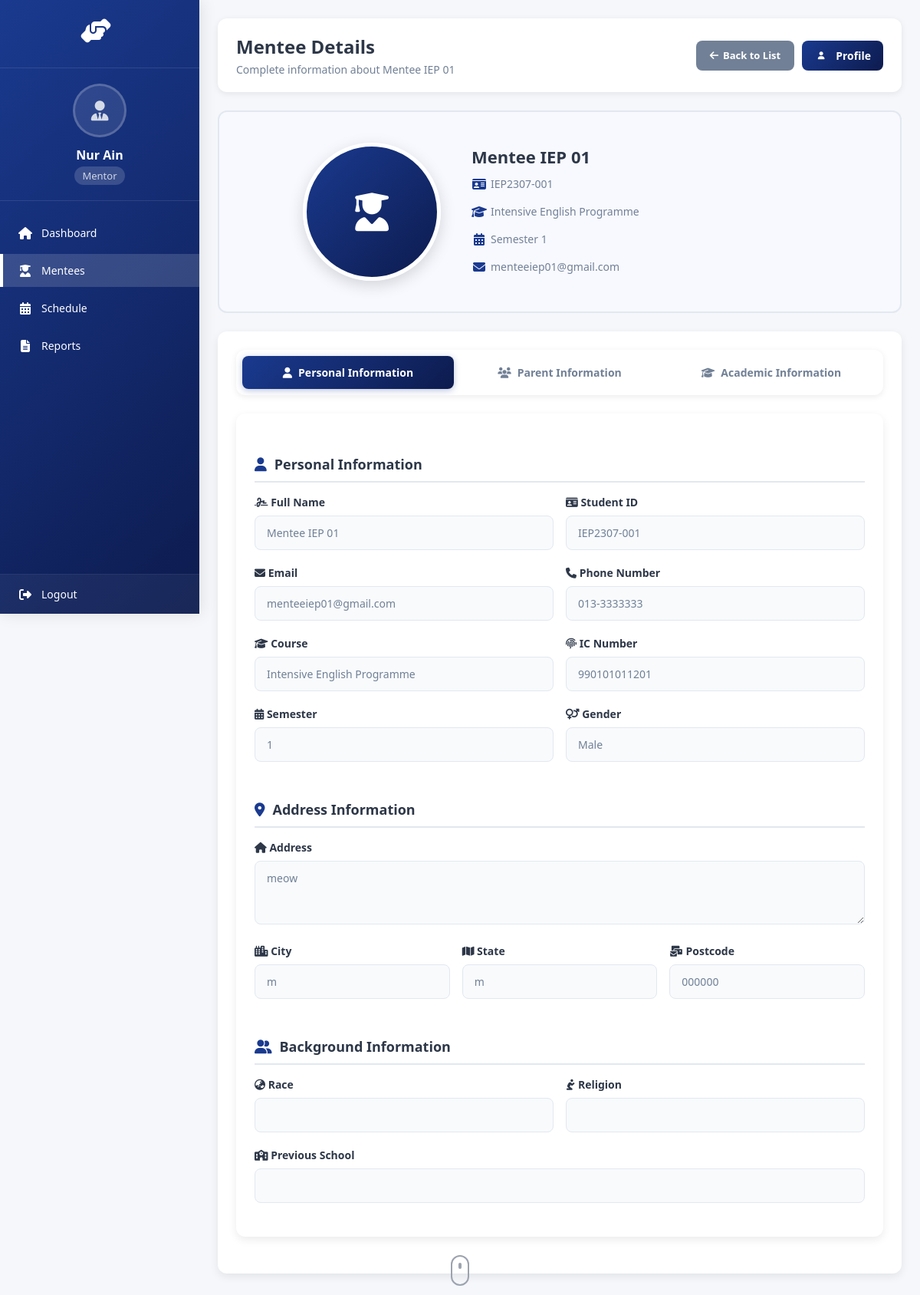
Page /mmms/mentor/mentees/view/IEP2307-001/ (signed in) on the earlier database version.
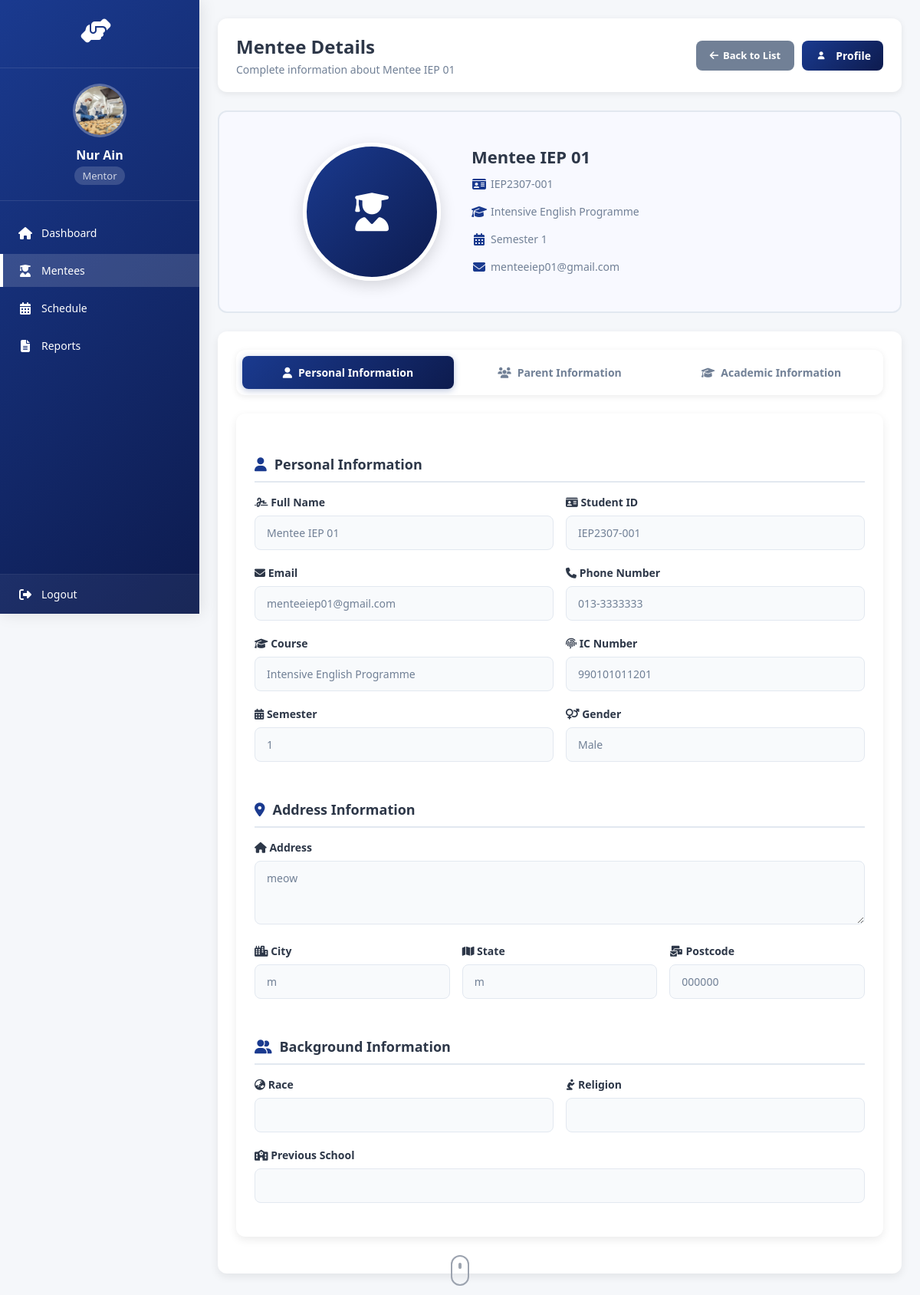
Same page on the later database version.
### system/models.py (models this page shows, shortened)
class Mentor(models.Model):
    user = models.OneToOneField(settings.AUTH_USER_MODEL, on_delete=models.CASCADE)
    profile_picture = models.ImageField(upload_to='mentor_profile_pictures/', null=True, blank=True)
    MentorID = models.CharField(max_length=12, primary_key=True)
    MentorName = models.CharField(max_length=100)
    MentorEmail = models.EmailField()
    MentorPhone = models.CharField(max_length=15)
    MentorIC = models.CharField(max_length=15)
    MentorAddress = models.CharField(max_length=255)
    MentorPostcode = models.CharField(max_length=10)
    MentorCity = models.CharField(max_length=50)
    MentorState = models.CharField(max_length=50)
    MentorRace = models.CharField(max_length=50)
    MentorReligion = models.CharField(max_length=50)
    MentorDepartment = models.CharField(max_length=100)
    MaxMentees = models.IntegerField(default=20)
    CurrentMentees = models.IntegerField(default=0)
    MentorJoinDate = models.DateField()

### system/views.py (the view)
# urls.py: path('mentor/mentees/view/<str:mentee_id>/', views.mentor_view_mentee, name='mentor_view_mentee'),
@login_required
def mentor_view_mentee(request, mentee_id):
    if request.user.role != 'mentor':
        messages.error(request, 'Access denied. Mentor role required.')
        return redirect('homepage')
    mentor = get_object_or_404(Mentor, user=request.user)
    try:
        mentee = get_object_or_404(Mentee, MenteeID=mentee_id)
        is_assigned_to_me = mentee.assigned_mentor == mentor
        today = timezone.now().date()
        if is_assigned_to_me:
            session_count = Attendance.objects.filter(
                mentee=mentee,
                attended=True,
                activity__IsMentoringSession=True
            ).count()
        else:
            session_count = Attendance.objects.filter(
                mentee=mentee,
                attended=True,
                activity__IsMentoringSession=True,
                activity__PrimaryMentor=mentor  # Only sessions conducted by this mentor
            ).count()
        if is_assigned_to_me:
            total_invited = Attendance.objects.filter(mentee=mentee).count()
        else:
            total_invited = Attendance.objects.filter(
                mentee=mentee,
                activity__PrimaryMentor=mentor  # Only sessions by this mentor
            ).count()
        if total_invited > 0:
            attendance_rate = int((session_count / total_invited) * 100)
        else:
            attendance_rate = 0
        progress_rate = min(attendance_rate + 30, 100)  # Example calculation
        if is_assigned_to_me:
            achievements = MentoringSession.objects.filter(
                activity__attendance__mentee=mentee,
                activity__attendance__attended=True,
                completed=True
            ).distinct().count()
        else:
            achievements = MentoringSession.objects.filter(
                activity__attendance__mentee=mentee,
                activity__attendance__attended=True,
                completed=True,
                activity__PrimaryMentor=mentor  # Only achievements from this mentor's sessions
            ).distinct().count()
        context = {
            'mentor': mentor,
            'mentee': mentee,
            'is_assigned_to_me': is_assigned_to_me,  # Pass this flag to template
            'session_count': session_count,
            'attendance_rate': attendance_rate,
            'progress_rate': progress_rate,
            'achievements': achievements,
        }
        return render(request, 'mentor_view_mentee.html', context)
    except Mentee.DoesNotExist:
        messages.error(request, 'Mentee not found.')
        return redirect('view_assigned_mentees')

### system/models.py (called while the page is built)
    def get_course_full_name(self):
        course_mapping = {
            'CS': 'Diploma in Computer Science',
            'DA': 'Diploma in Accounting',
            'DB': 'Diploma in Business Studies',
            'LH': 'Diploma in Landscape Horticulture',
            'IEP': 'Intensive English Programme',
            'CFAB': 'Certificate in Finance, Accountancy and Business'
        }
        return course_mapping.get(self.MenteeCourse, self.MenteeCourse)

### system/templates/mentor_view_mentee.html (shortened to what the changed rows need)
<!DOCTYPE html>
<html lang="en">
<head>
    <link rel="stylesheet" href="https://cdnjs.cloudflare.com/ajax/libs/font-awesome/6.4.0/css/all.min.css">
</head>
<body>
    <div class="sidebar">
        <div class="user-info">
            <div class="user-avatar">
                {% if mentor.profile_picture %}
                <img src="{{ mentor.profile_picture.url }}" alt="Profile Picture" id="sidebarProfilePic">
                {% else %}
                <i class="fas fa-user-tie" id="sidebarProfileIcon"></i>
                {% endif %}
            </div>
            <div class="user-name">{{ mentor.MentorName }}</div>
            <div class="user-role">Mentor</div>
        </div>
    </div>
    <div class="main-content">
        <div class="content-header">
            <div class="header-left">
                <h1>Mentee Details</h1>
            </div>
        </div>
        <div class="profile-card">
            <div class="tab-content active" id="personal-tab">
                <h2 class="section-title">
                    <i class="fas fa-user"></i>
                    Personal Information
                </h2>
                <h2 class="section-title">
                    <i class="fas fa-map-marker-alt"></i>
                    Address Information
                </h2>
                <h2 class="section-title">
                    <i class="fas fa-user-friends"></i>
                    Background Information
                </h2>
            </div>
        </div>
    </div>
</body>
</html>

Differences in the rows shown:
changed Mentor "Nur Ain": profile_picture: picture added
